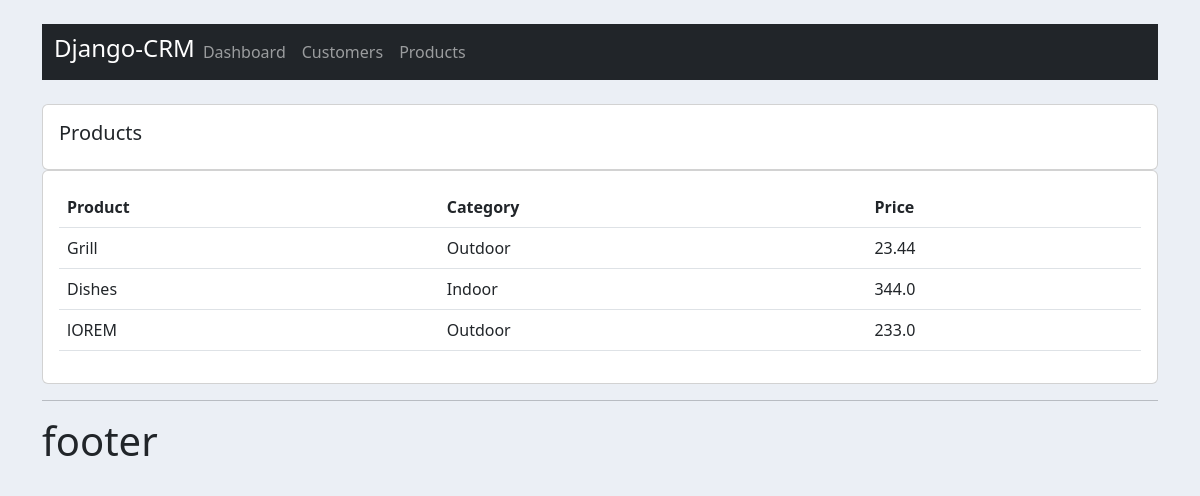
Screenshot of /products/ with the database file from the repository.
### accounts/models.py (models this page shows, shortened)
class Product(models.Model):
    CATEGORY = (
        ('Indoor','Indoor'),
        ('Outdoor','Outdoor')
    )
    name = models.CharField(max_length=200,null=True)
    price = models.FloatField(null=True)
    category = models.CharField(max_length=200,null=True,choices=CATEGORY)
    description =models.CharField(max_length=200,null=True,blank=True)
    date_created = models.DateTimeField(auto_now_add=True,null=True)
    tags = models.ManyToManyField(Tags)

### accounts/views.py (the view)
# urls.py: path('products/',product,name='products'),
def product(request):
    products = Product.objects.all()
    return render(request,'accounts/products.html',{'products':products})

### accounts/templates/accounts/products.html
{% extends 'accounts/main.html' %}
{% block content%}
<br>
<div class="row">
    <div class="col-md">
        <div class="card card-body">
            <h5>Products</h5>
        </div>
        <div class="card card-body">
          <table class="table">
            <tr>
                <th>Product</th>
                <th>Category</th>
                <th>Price</th>
            </tr>
          {% for i in products %}
          <tr>
           <td> {{i.name}}</td>
           <td> {{i.category}}</td>
           <td> {{i.price}}</td>
          </tr>
          {% endfor %}
          </table>
        </div>
    </div>
</div>
{% endblock %}

### static/css/main.css (style rules this page uses)
body { background-color: #ebeff5; }

### rows the page displays
Product: name "Grill", category "Outdoor", price "23.44"
Product: name "Dishes", category "Indoor", price "344.0"
Product: name "lOREM", category "Outdoor", price "233.0"
